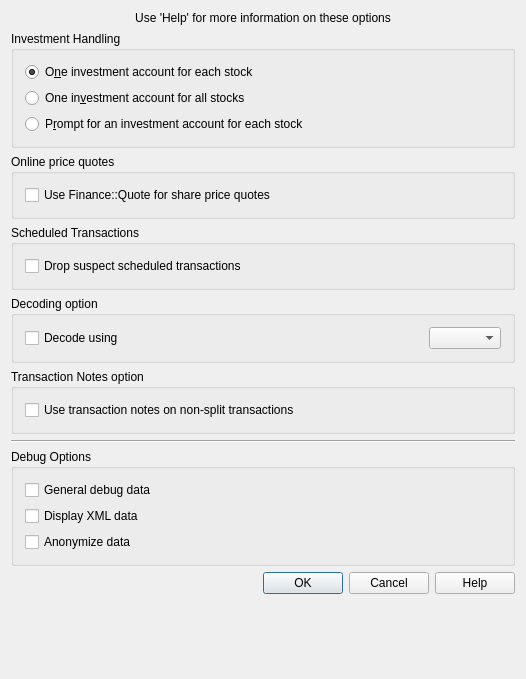
<?xml version="1.0" encoding="UTF-8"?>
<ui version="4.0">
 <class>KGncImportOptionsDlg</class>
 <widget class="QDialog" name="KGncImportOptionsDlg">
  <property name="geometry">
   <rect>
    <x>0</x>
    <y>0</y>
    <width>526</width>
    <height>679</height>
   </rect>
  </property>
  <property name="minimumSize">
   <size>
    <width>526</width>
    <height>679</height>
   </size>
  </property>
  <property name="windowTitle">
   <string>GnuCash Import Options</string>
  </property>
  <layout class="QVBoxLayout" name="verticalLayout_2">
   <item>
    <widget class="QLabel" name="textLabel1">
     <property name="text">
      <string>Use 'Help' for more information on these options</string>
     </property>
     <property name="alignment">
      <set>Qt::AlignCenter</set>
     </property>
     <property name="wordWrap">
      <bool>false</bool>
     </property>
    </widget>
   </item>
   <item>
    <widget class="QGroupBox" name="buttonInvestGroupBox">
     <property name="title">
      <string>Investment Handling</string>
     </property>
     <layout class="QVBoxLayout">
      <item>
       <widget class="QRadioButton" name="radioInvest1">
        <property name="text">
         <string>O&amp;ne investment account for each stock</string>
        </property>
        <property name="checked">
         <bool>true</bool>
        </property>
        <attribute name="buttonGroup">
         <string notr="true">buttonInvestGroup</string>
        </attribute>
       </widget>
      </item>
      <item>
       <widget class="QRadioButton" name="radioInvest2">
        <property name="text">
         <string>One in&amp;vestment account for all stocks</string>
        </property>
        <attribute name="buttonGroup">
         <string notr="true">buttonInvestGroup</string>
        </attribute>
       </widget>
      </item>
      <item>
       <widget class="QRadioButton" name="radioInvest3">
        <property name="text">
         <string>P&amp;rompt for an investment account for each stock</string>
        </property>
        <attribute name="buttonGroup">
         <string notr="true">buttonInvestGroup</string>
        </attribute>
       </widget>
      </item>
     </layout>
    </widget>
   </item>
   <item>
    <widget class="QGroupBox" name="buttonGroupBox5">
     <property name="title">
      <string>Online price quotes</string>
     </property>
     <layout class="QVBoxLayout">
      <item>
       <widget class="QCheckBox" name="checkFinanceQuote">
        <property name="text">
         <string>Use Finance::Quote for share price quotes</string>
        </property>
        <attribute name="buttonGroup">
         <string notr="true">buttonGroup5</string>
        </attribute>
       </widget>
      </item>
     </layout>
    </widget>
   </item>
   <item>
    <widget class="QGroupBox" name="buttonGroupBox2">
     <property name="title">
      <string>Scheduled Transactions</string>
     </property>
     <layout class="QVBoxLayout">
      <item>
       <widget class="QCheckBox" name="checkSchedules">
        <property name="text">
         <string>Drop suspect scheduled transactions</string>
        </property>
        <attribute name="buttonGroup">
         <string notr="true">buttonGroup2</string>
        </attribute>
       </widget>
      </item>
     </layout>
    </widget>
   </item>
   <item>
    <widget class="QGroupBox" name="buttonGroupBox4">
     <property name="title">
      <string>Decoding option</string>
     </property>
     <layout class="QVBoxLayout">
      <item>
       <layout class="QHBoxLayout">
        <property name="spacing">
         <number>0</number>
        </property>
        <property name="leftMargin">
         <number>0</number>
        </property>
        <property name="topMargin">
         <number>0</number>
        </property>
        <property name="rightMargin">
         <number>0</number>
        </property>
        <property name="bottomMargin">
         <number>0</number>
        </property>
        <item>
         <widget class="QCheckBox" name="checkDecode">
          <property name="text">
           <string>Decode using</string>
          </property>
          <attribute name="buttonGroup">
           <string notr="true">buttonGroup4</string>
          </attribute>
         </widget>
        </item>
        <item>
         <spacer name="spacer4">
          <property name="orientation">
           <enum>Qt::Horizontal</enum>
          </property>
          <property name="sizeType">
           <enum>QSizePolicy::Expanding</enum>
          </property>
          <property name="sizeHint" stdset="0">
           <size>
            <width>140</width>
            <height>20</height>
           </size>
          </property>
         </spacer>
        </item>
        <item>
         <widget class="KComboBox" name="comboDecode"/>
        </item>
       </layout>
      </item>
     </layout>
    </widget>
   </item>
   <item>
    <widget class="QGroupBox" name="buttonGroupBox18">
     <property name="title">
      <string>Transaction Notes option</string>
     </property>
     <layout class="QVBoxLayout" name="verticalLayout">
      <item>
       <widget class="QCheckBox" name="checkTxNotes">
        <property name="text">
         <string>Use transaction notes on non-split transactions</string>
        </property>
        <attribute name="buttonGroup">
         <string notr="true">buttonGroup18</string>
        </attribute>
       </widget>
      </item>
     </layout>
    </widget>
   </item>
   <item>
    <widget class="Line" name="line1">
     <property name="frameShape">
      <enum>QFrame::HLine</enum>
     </property>
     <property name="frameShadow">
      <enum>QFrame::Sunken</enum>
     </property>
    </widget>
   </item>
   <item>
    <widget class="QGroupBox" name="buttonGroupBox3">
     <property name="title">
      <string>Debug Options</string>
     </property>
     <layout class="QVBoxLayout">
      <item>
       <widget class="QCheckBox" name="checkDebugGeneral">
        <property name="text">
         <string>General debug data</string>
        </property>
        <attribute name="buttonGroup">
         <string notr="true">buttonGroup3</string>
        </attribute>
       </widget>
      </item>
      <item>
       <widget class="QCheckBox" name="checkDebugXML">
        <property name="text">
         <string>Display XML data</string>
        </property>
        <attribute name="buttonGroup">
         <string notr="true">buttonGroup3</string>
        </attribute>
       </widget>
      </item>
      <item>
       <widget class="QCheckBox" name="checkAnonymize">
        <property name="text">
         <string>Anonymize data</string>
        </property>
        <attribute name="buttonGroup">
         <string notr="true">buttonGroup3</string>
        </attribute>
       </widget>
      </item>
     </layout>
    </widget>
   </item>
   <item>
    <widget class="QDialogButtonBox" name="buttonBox">
     <property name="standardButtons">
      <set>QDialogButtonBox::Cancel|QDialogButtonBox::Help|QDialogButtonBox::Ok</set>
     </property>
    </widget>
   </item>
   <item>
    <spacer name="verticalSpacer">
     <property name="orientation">
      <enum>Qt::Vertical</enum>
     </property>
     <property name="sizeHint" stdset="0">
      <size>
       <width>20</width>
       <height>25</height>
      </size>
     </property>
    </spacer>
   </item>
  </layout>
 </widget>
 <layoutdefault spacing="6" margin="11"/>
 <customwidgets>
  <customwidget>
   <class>KComboBox</class>
   <extends>QComboBox</extends>
   <header>kcombobox.h</header>
  </customwidget>
 </customwidgets>
 <resources/>
 <connections>
  <connection>
   <sender>buttonBox</sender>
   <signal>accepted()</signal>
   <receiver>KGncImportOptionsDlg</receiver>
   <slot>accept()</slot>
   <hints>
    <hint type="sourcelabel">
     <x>262</x>
     <y>599</y>
    </hint>
    <hint type="destinationlabel">
     <x>262</x>
     <y>339</y>
    </hint>
   </hints>
  </connection>
  <connection>
   <sender>buttonBox</sender>
   <signal>rejected()</signal>
   <receiver>KGncImportOptionsDlg</receiver>
   <slot>reject()</slot>
   <hints>
    <hint type="sourcelabel">
     <x>262</x>
     <y>599</y>
    </hint>
    <hint type="destinationlabel">
     <x>262</x>
     <y>339</y>
    </hint>
   </hints>
  </connection>
 </connections>
 <buttongroups>
  <buttongroup name="buttonGroup3"/>
  <buttongroup name="buttonGroup5"/>
  <buttongroup name="buttonGroup4"/>
  <buttongroup name="buttonInvestGroup"/>
  <buttongroup name="buttonGroup18"/>
  <buttongroup name="buttonGroup2"/>
 </buttongroups>
</ui>
